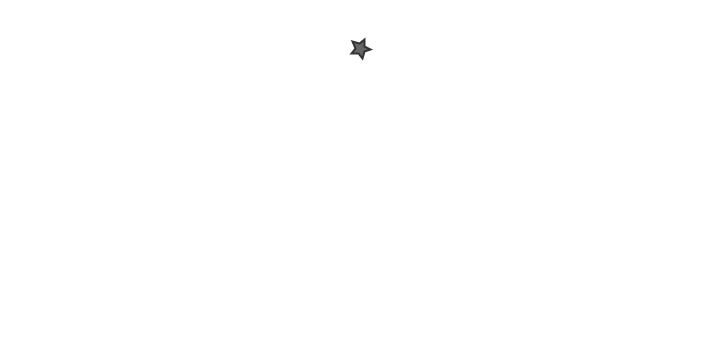
Frame 1 (no input)
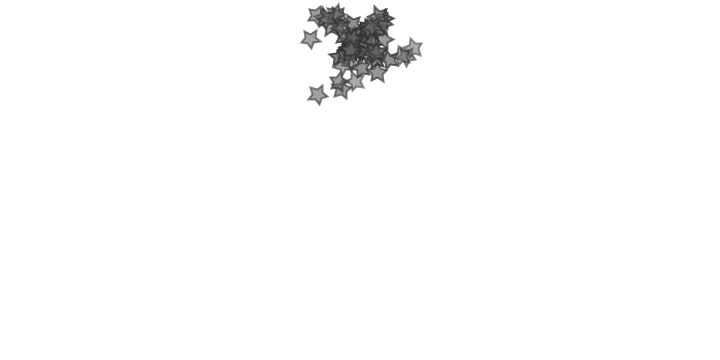
Frame 60 (the mouse pressed at the canvas centre just before this capture)
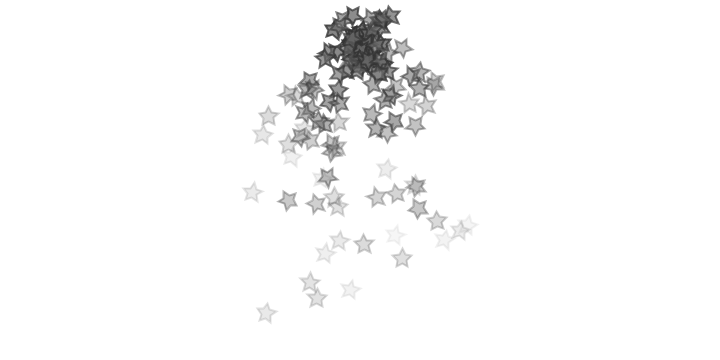
Frame 120 (the mouse held since frame 60 and released just before this capture)

The Processing sketch that drew these frames (run headless with seeded random() and noise(); from frame 60 on, the mouse is pressed at the canvas centre):

// Processing sketch: ParticleSystem
// ── ParticleSystem.pde
// vim:filetype=java
import java.util.*;

List<Particle> particles;

void setup() {
  size(720, 360);
  pixelDensity(displayDensity());
  frameRate(60);

  particles = new ArrayList<Particle>();
}

void draw() {
  background(255);
  particles.add(new StarParticle());

  PVector gravity = new PVector(0, 0.05);
  applyForce(gravity);

  if (mousePressed) {
    PVector wind = new PVector(map(mouseX, 0, width, 0.05, -0.05) , 0);
    applyForce(wind);
  }

  for (int i = particles.size() - 1; i >= 0; i--) {
    Particle particle = particles.get(i);
    particle.update();
    particle.render();

    if (particle.isDead()) {
      particles.remove(i);
    }
  }
}

void applyForce(PVector force) {
  for (Particle particle : particles) {
    particle.applyForce(force);
  }
}

// ── Particle.pde
// vim:filetype=java

class Particle {
  protected PVector pos;
  protected PVector vel;
  protected PVector acc;
  protected int lifeSpan;

  public Particle() {
    pos = new PVector(width / 2, 50); 
    vel = new PVector(random(-1, 1), random(-2, 0)); 
    acc = new PVector(0, 0); 
    lifeSpan = 255;
  }

  public boolean isDead() {
    return lifeSpan <= 0;
  }

  public void applyForce(PVector force) {
    acc.add(force);
  }

  public void update() {
    vel.add(acc);
    pos.add(vel);
    acc.mult(0);

    lifeSpan -= 2;
  }

  public void render() {
    fill(100, lifeSpan);
    strokeWeight(2);
    stroke(50, lifeSpan);
    ellipse(pos.x, pos.y, 20, 20);
  }
}

// ── StarParticle.pde
// vim:filetype=java

class StarParticle extends Particle {
  protected float a;
  protected float aVel;
  protected float aAcc;

  public StarParticle() {
    a = 0.0;
    aVel = 0.1;
    aAcc = 0.0008;
  }

  @Override
  public void update() {
    super.update();

    aVel -= aAcc;
    a += aVel;

    aVel = Math.max(0, aVel);
  }
  
  @Override
  public void render() {
    fill(100, lifeSpan);
    strokeWeight(2);
    stroke(50, lifeSpan);

    beginShape();
    for (int i = 0; i < 10; i++) {
      float angle = radians(i * 36);
      float radius = (i & 1) == 0 ? 10 : 5;
      vertex(pos.x + radius * cos(angle + a), pos.y + radius * sin(angle + a));
    }
    endShape(CLOSE);
  }
}
